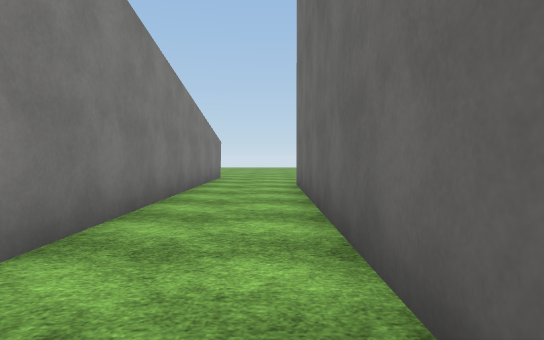
view 1 (above)

19 first-person views from a walk through a 3-D level made in the Unity game engine. The camera is 1.2 m above the floor, tilts 2° down and sees 75° across. The floor is counted in squares, 2 m on a side. Each view is taken from the middle of a square. On the plan, view 1 faces up. The plan holds only what a view shows up to about 10 squares ahead; the rest is blank. The place goes on beyond the plan. The player character is not drawn. Surface patterns are stand-ins for the level's own textures.

view 2
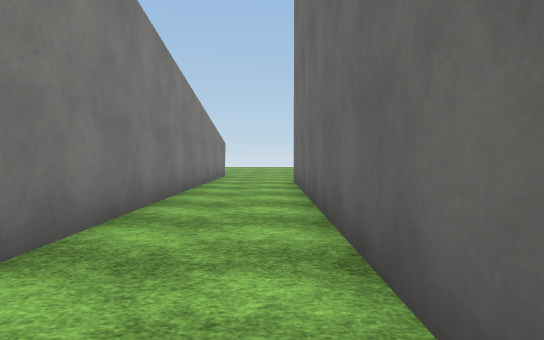

view 3
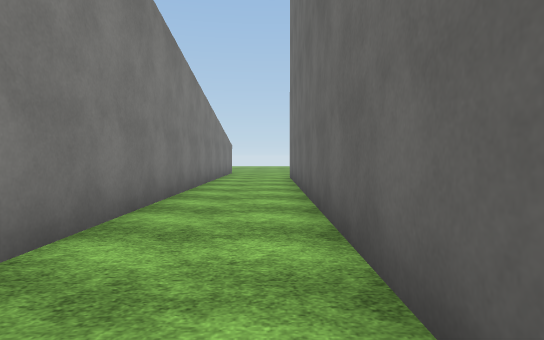

view 4
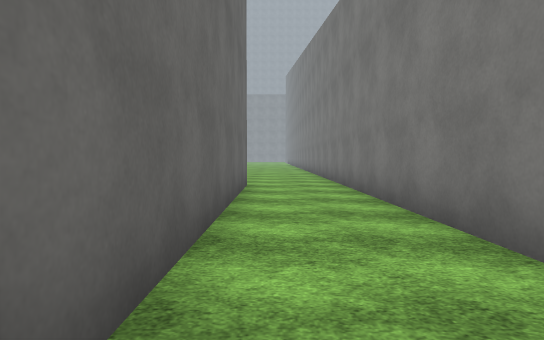

view 5
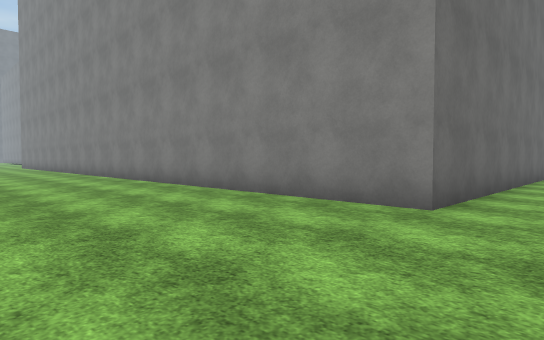

view 6
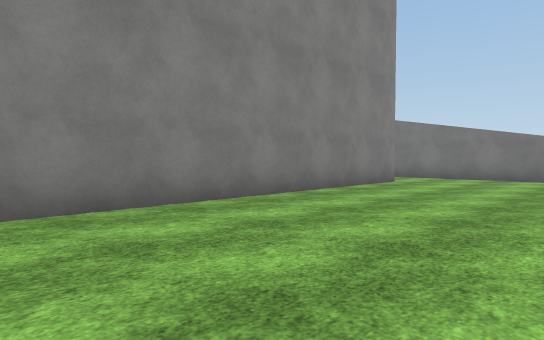

view 7
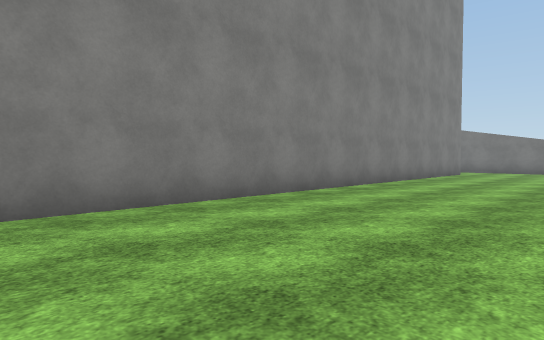

view 8
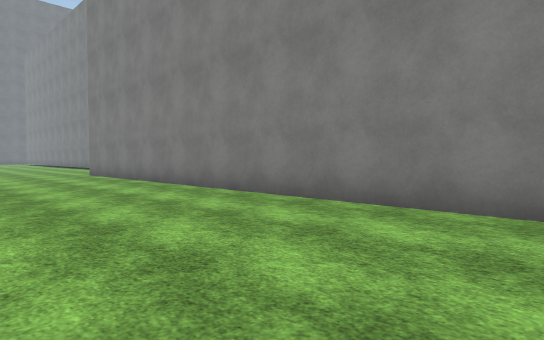

view 9
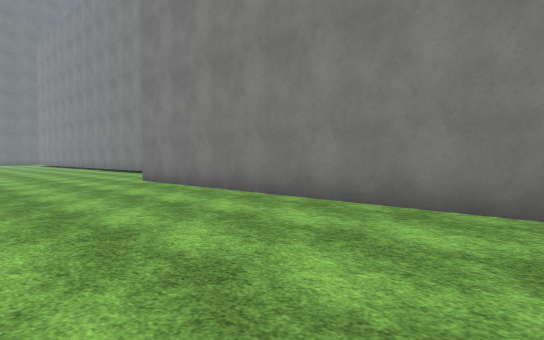

view 10
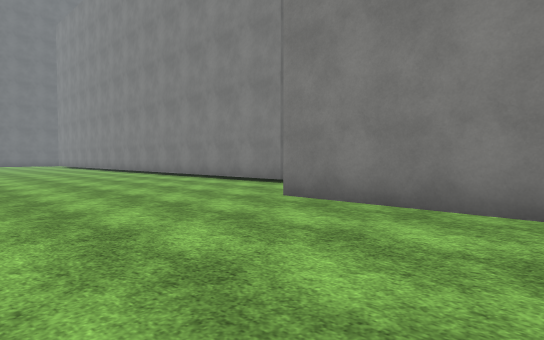

view 11
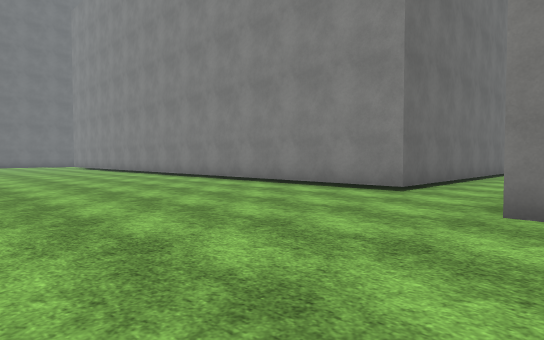

view 12
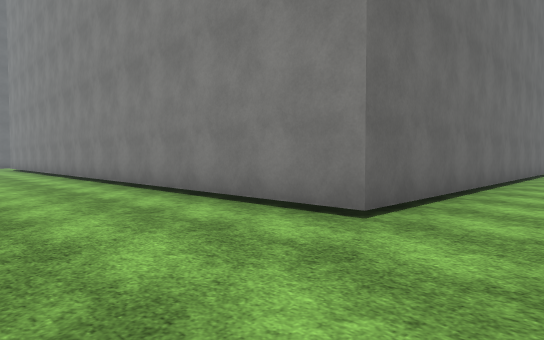

view 13
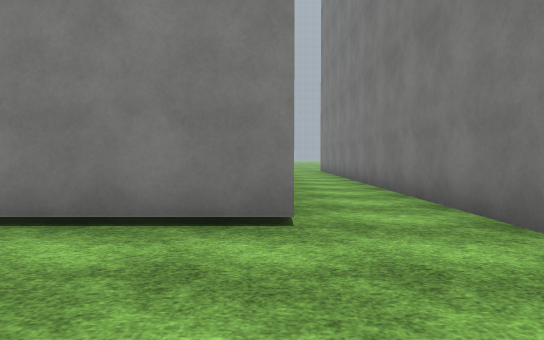

view 14
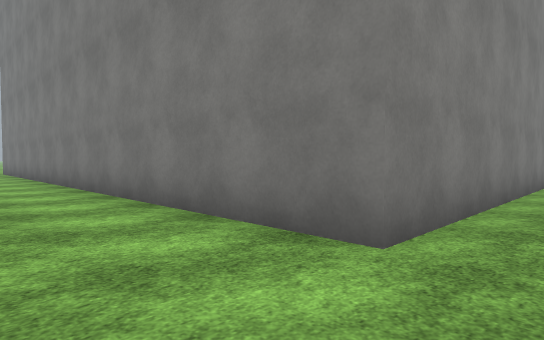

view 15
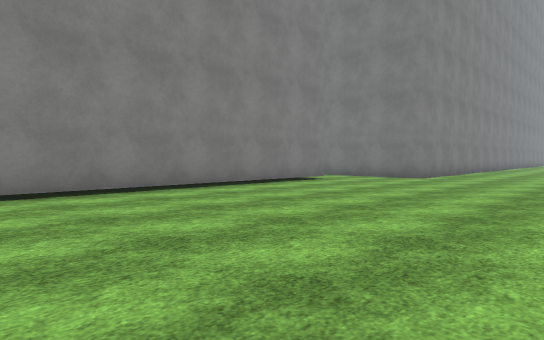

view 16
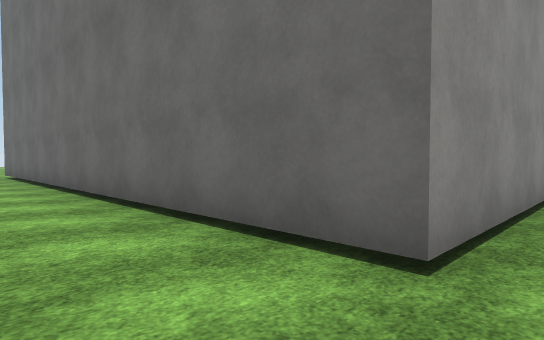

view 17
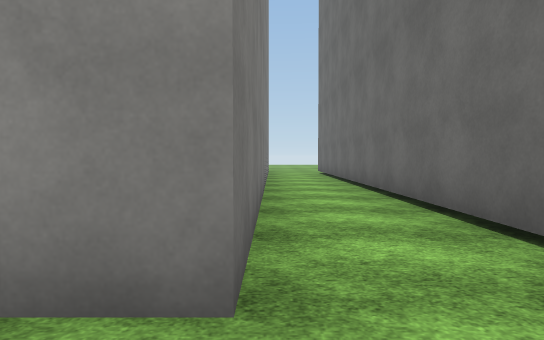

view 18
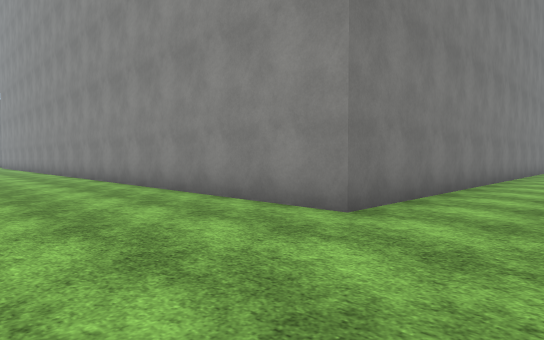

view 19
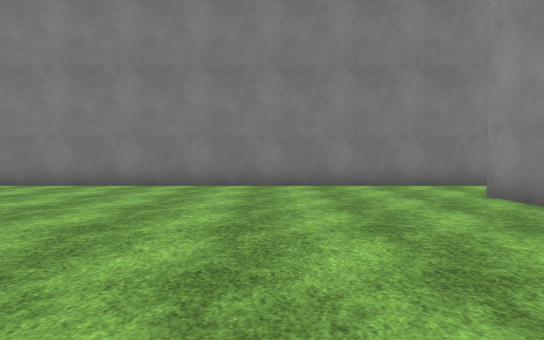

### Floor plan
Points are (right, up) in squares from view 1. A wall is a line through its corners. A room is listed if a view was taken in it or the views show most of it. See-through windows are left out.
Room 1 (views 1, 2, 3, 4, 5, 6, 7, 8, 9, 10, 11, 12, 13, 14, 15)
walls: (-1.5, 10.6) (-1.5, -7.5); (24.8, -6.3) (24.8, 5.9) (33.5, 5.9); (0.5, -6.7) (0.5, 7.9) (22.9, 7.9) (22.9, -6.7)
ways out: opening at (-0.5, -6.5) to room 2; opening at (24, -6) to room 2; opening at (-1, 12)
Room 2 (views 16, 17, 18, 19)
walls: (22.9, -6.7) (14.1, -6.7); (28.4, -6.3) (24.8, -6.3); (1.8, -6.7) (0.5, -6.7); (-1.5, -7.5) (-1.5, -14.5)
ways out: opening at (-0.5, -6.5) to room 1; opening at (24, -6) to room 1

Positions as (right, up) in squares from view 1, and headings:
1: (0, 0), facing up
2: (0, -1), facing up
3: (0, -3), facing up
4: (0, 1), facing down
5: (-1, 12), facing down-right
6: (9, 12), facing down-left
7: (14, 12), facing down-left
8: (10, 12), facing down-right
9: (14, 12), facing down-right
10: (19, 12), facing down-right
11: (22, 12), facing down-right
12: (23, 9), facing down-right
13: (25, 9), facing down
14: (25, 9), facing down-left
15: (33, 12), facing down-left
16: (23, -7), facing up-right
17: (23, -8), facing up
18: (25, -10), facing up-left
19: (6, -10), facing left
